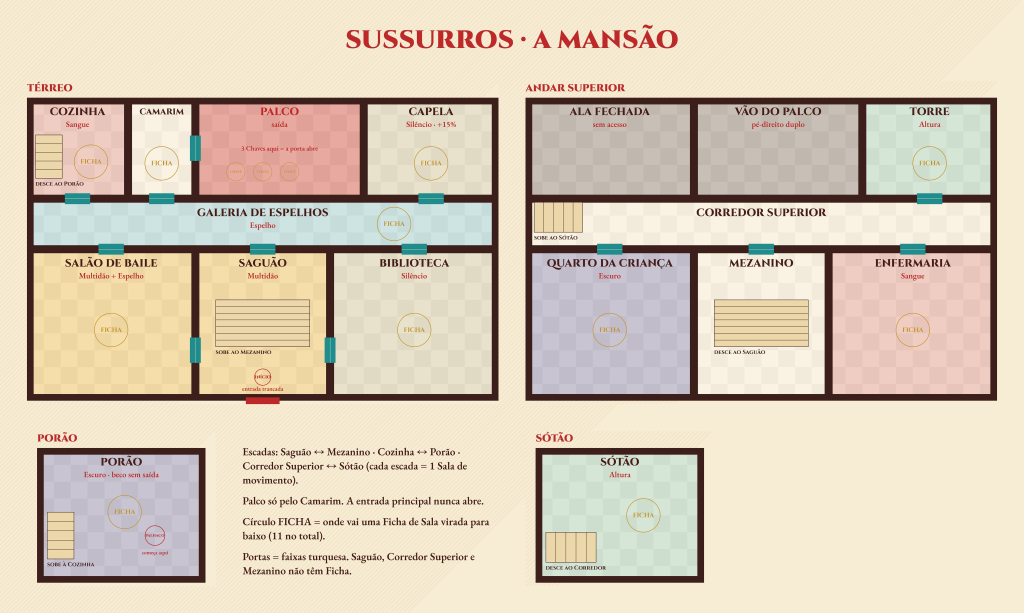
#> input picture assets/tabuleiro/mansao_completa.jpg, 4096 x 2452 px, found by its file name (shown at 1/4 size)
$ python coords_mansao.py
#> lines starting #> are read from the running program, lines starting #| are printed output that depends on the picture
# Calcula as coordenadas (px em mansao_completa.jpg 4096x2452) dos cômodos e círculos FICHA, com a mesma geometria de mapa/tabuleiro.py.
# Rodar a partir de P/work (lê ../digital/screentop_leve/tabuleiro/mansao_completa.jpg); gera coords.json e check.png (conferência visual).
import json
DPI=300; MM=DPI/25.4
A4W,A4H=round(297*MM),round(210*MM); MG=round(10*MM); CW,CH=A4W-2*MG,A4H-2*MG
def geo(cols,rows,nx,ny,cw,ch):
    U=min(nx*cw/cols,ny*ch/rows); Wp,Hp=nx*cw,ny*ch; U=min(U,(Hp-24*MM)/rows)
    return U,(Wp-cols*U)/2,Hp-rows*U-4*MM,Wp,Hp
Us=min(2*CW/14,2*CH/9,(2*CH-24*MM)/9)
T=geo(14,9,2,2,CW,CH); S=T
pcw=int(5*Us+2*12*MM); pch=int(4*Us+24*MM)+1
Pg=geo(5,4,1,1,pcw,pch)
g=int(Us*0.8); top=int(Us*1.6)
terW,terH=T[3],T[4]
Wm=terW*2+3*g; Hm=top+terH+Pg[4]+3*g
r=8192/max(Wm,Hm); s=r*4096/8192 if max(Wm,Hm)>8192 else 4096/max(Wm,Hm)
s=4096/(round(Wm*r))*r
off={'T':(g,top+g),'S':(2*g+terW,top+g),'P':(g,top+2*g+terH),'O':(2*g+terW,top+2*g+terH)}
G={'T':T,'S':S,'P':Pg,'O':Pg}
def pt(f,x,y):
    U,ox,oy,_,_=G[f]; return [round((off[f][0]+ox+x*U)*s,1), round((off[f][1]+oy+y*U)*s,1)]
rooms=[('T',0,0,3,3,"Cozinha","Sangue"),('T',3,0,5,3,"Camarim",""),('T',5,0,10,3,"Palco","saída"),('T',10,0,14,3,"Capela","Silêncio"),
 ('T',0,3,14,4.5,"Galeria de Espelhos","Espelho"),('T',0,4.5,5,9,"Salão de Baile","Multidão + Espelho"),('T',5,4.5,9,9,"Saguão","Multidão"),('T',9,4.5,14,9,"Biblioteca","Silêncio"),
 ('S',10,0,14,3,"Torre","Altura"),('S',0,3,14,4.5,"Corredor Superior",""),('S',0,4.5,5,9,"Quarto da Criança","Escuro"),('S',5,4.5,9,9,"Mezanino",""),('S',9,4.5,14,9,"Enfermaria","Sangue"),
 ('P',0,0,5,4,"Porão","Escuro"),('O',0,0,5,4,"Sótão","Altura")]
fic={"Cozinha":('T',1.9,1.9),"Camarim":('T',4,1.95),"Capela":('T',12,1.95),"Salão de Baile":('T',2.5,6.9),"Biblioteca":('T',11.5,6.9),"Galeria de Espelhos":('T',10.9,3.75),
 "Torre":('S',12,1.95),"Quarto da Criança":('S',2.5,6.9),"Enfermaria":('S',11.5,6.9),"Porão":('P',2.6,1.9),"Sótão":('O',3.2,2.0)}
out=[]
for f,x0,y0,x1,y1,n,fob in rooms:
    a=pt(f,x0,y0); b=pt(f,x1,y1)
    d={'nome':n,'fobia':fob,'x0':a[0],'y0':a[1],'x1':b[0],'y1':b[1]}
    if n in fic: d['ficha']=pt(*fic[n])
    out.append(d)
fr=round(20*MM*s,1)
res={'largura':4096,'altura':2452,'raioFicha':fr,'salas':out,'inicio':pt('T',7,8.3),'palhacoInicio':pt('P',3.5,2.6),'casa':round(Us*s,1),
 'chavesPalco':[pt('T',6.2+k*0.8,2.2) for k in range(3)]}
print(round(Wm*r),round(Hm*r)); json.dump(res,open('coords.json','w'),ensure_ascii=False,indent=1)
from PIL import Image,ImageDraw
im=Image.open('../digital/screentop_leve/tabuleiro/mansao_completa.jpg').convert('RGB');d=ImageDraw.Draw(im)
#> further down, im is the input picture: PIL image 4096x2452 RGB; mean R, G, B 217, 203.9, 184.7
for o in out:
    d.rectangle([o['x0'],o['y0'],o['x1'],o['y1']],outline=(255,0,0),width=4)
    if 'ficha' in o: x,y=o['ficha']; d.ellipse([x-fr,y-fr,x+fr,y+fr],outline=(0,0,255),width=5)
x,y=res['inicio'];d.ellipse([x-20,y-20,x+20,y+20],fill=(0,255,0))
x,y=res['palhacoInicio'];d.ellipse([x-20,y-20,x+20,y+20],fill=(0,255,0))
im.resize((2048,1226)).save('check.png')
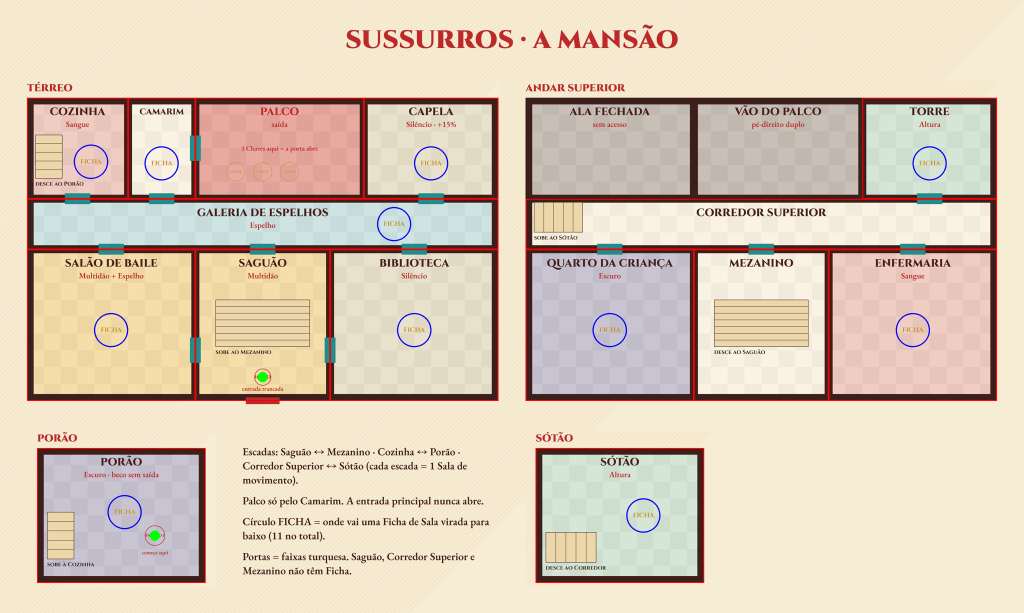
#> saved as check.png: PIL image 2048x1226 RGB (shown at 1/2 size); mean R, G, B 219, 202.9, 184.4
